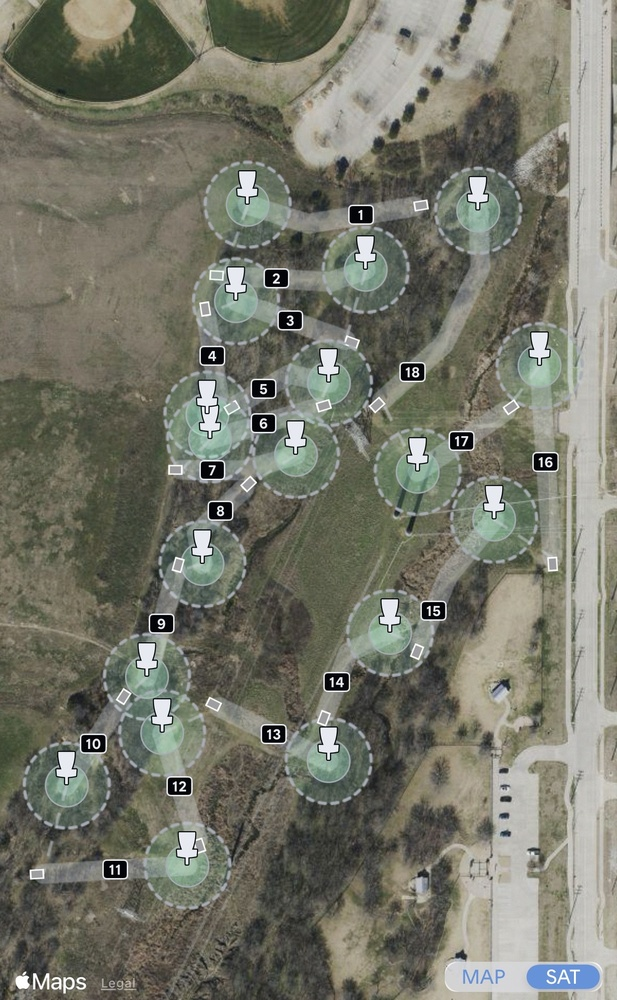
#> input picture resources/ribbon-reference/IMG_5641.jpg, 617 x 1000 px, shrunk from 1290 x 2091 before the run
$ python white_rect_scale_probe.py
#> lines starting #> are read from the running program, lines starting #| are printed output that depends on the picture; after the words box and inside, x2 and y2 are one past the last pixel; in counts of white or black regions, pixels touching at a corner belong together
#!/usr/bin/env python3
"""White-rectangular-FRAME map-scale probe.

Tee pads render as a white rectangular RIM around a darker interior — a
frame, not a filled blob. Frames are a far rarer shape than bright pixels
generally: putting-circle (C2) dashes, path dashes, buildings, and parking
stripes are either filled or hole-less, so requiring an enclosed interior
hole rejects them without knowing what they are. Pad frames are painted on
the terrain itself, so their pixel size tracks map zoom directly — the
median frame major-axis is a candidate worldScale anchor that assumes
nothing about how UDisc scales its UI chrome.

Run on two captures of the same course at different zooms (IMG_5641 vs the
stitched ReferenceStitch): if the median frame-size ratio matches the known
terrain ratio (~1.5x), white-frame masking is a valid per-image scale base
for sizing the tuned tee detectors.

Usage: python3 scripts/cv-probes/white_rect_scale_probe.py [--render]
"""
import argparse, json, sys
from pathlib import Path
import numpy as np
import cv2

REPO = Path(__file__).resolve().parents[2]
INPUTS = [
    REPO / 'resources/ribbon-reference/IMG_5641.jpg',
    REPO / 'resources/real-capture/ReferenceStitch.png',
]
OUT = REPO / 'scripts/cv-probes/hole-path-results'

# Bright mask: same spirit as teePadDetection's putting-circle brightness
# gate (high value, low saturation), but standalone.
VALUE_MIN = 175
SATURATION_MAX = 60
# Frame gates (unitless / relative, so they hold at any zoom):
MIN_RECT_MAJOR_PX = 10       # below this a rim is sub-pixel mush at any plausible zoom
MAX_AREA_FRACTION = 1e-3     # drop buildings/roads relative to image area
ASPECT_MIN, ASPECT_MAX = 1.05, 2.2  # pad outer aspect measured 1.38-1.47; loose band
RECTANGULARITY_MIN = 0.75    # outer contour area / minAreaRect area
HOLE_FRACTION_MIN = 0.25     # interior hole area / outer contour area: frames are mostly hole
FRAME_FILL_MAX = 0.75        # 1 - hole fraction bound from the other side (reject near-filled)
BORDER_MARGIN_PX = 4
# Interior brightness: pad interiors are mid-gray terrain paint; number-badge
# interiors are near-black UI fill. This is the one gate that splits the two
# frame families when their pixel sizes overlap (they do on the stitch).
INTERIOR_VALUE_MIN = 70
INTERIOR_VALUE_MAX = 220


def analyze(path: Path, render: bool):
#> called with render = False
    bgr = cv2.imread(str(path))
#> bgr is the input picture: shape (1000, 617, 3); mean B, G, R 105.9, 118.6, 117.8
    if bgr is None:
        return {'path': str(path), 'error': 'unreadable'}
    hsv = cv2.cvtColor(bgr, cv2.COLOR_BGR2HSV)
#> hsv: shape (1000, 617, 3); mean H, S, V 36.7, 38.2, 121.2
    mask = ((hsv[..., 2] >= VALUE_MIN) & (hsv[..., 1] <= SATURATION_MAX)).astype(np.uint8)
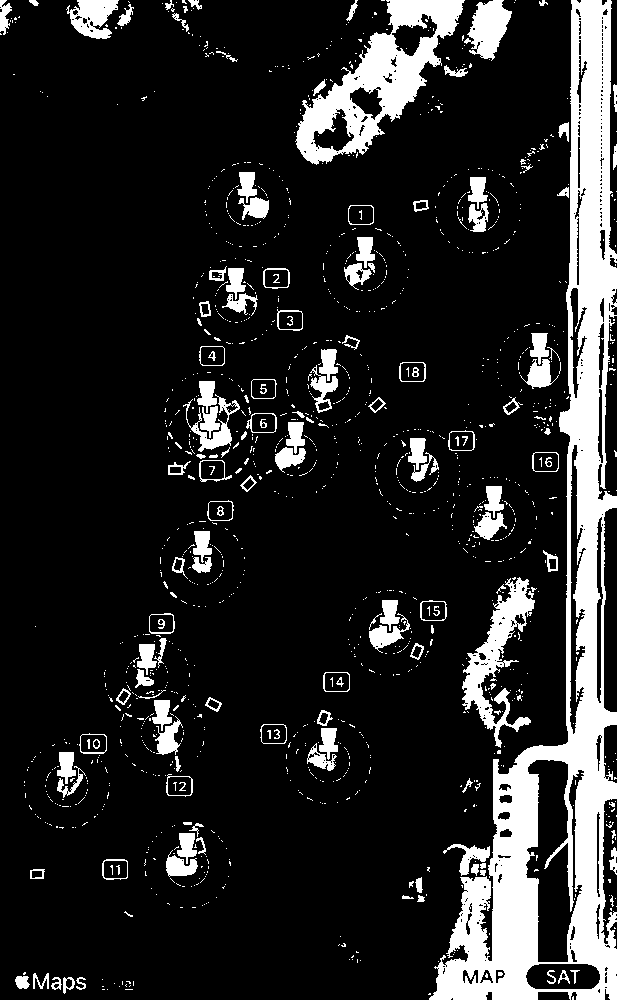
#> mask: shape (1000, 617); values 0 (black) and 1 (white), 14.7% white; 1375 white regions (1220 under 20 px)
    height, width = mask.shape
#> height = 1000; width = 617
    contours, hierarchy = cv2.findContours(mask, cv2.RETR_CCOMP, cv2.CHAIN_APPROX_SIMPLE)
#> contours = 1763 contours, 1554 with area under 20; largest, box (x1, y1, x2, y2) and area: (429, 0, 617, 1000) 61408, (295, 0, 465, 165) 11759, (525, 759, 585, 963) 7241, (462, 577, 535, 748) 3714, (569, 444, 587, 735) 2169
    majors, kept = [], []
    max_area = MAX_AREA_FRACTION * width * height
#> max_area = 617
    if hierarchy is None:
        hierarchy = np.empty((1, 0, 4), dtype=np.int32)
    for index, contour in enumerate(contours):
        next_i, prev_i, child, parent = hierarchy[0][index]
        if parent != -1:
            continue  # only outer contours
        if child == -1:
            continue  # no interior hole -> not a frame
        outer_area = cv2.contourArea(contour)
        if outer_area <= 0 or outer_area > max_area:
            continue
        (cx, cy), (rw, rh), angle = cv2.minAreaRect(contour)
        major, minor = max(rw, rh), min(rw, rh)
        if major < MIN_RECT_MAJOR_PX or minor < 4:
            continue
        x, y, w, h = cv2.boundingRect(contour)
        if x < BORDER_MARGIN_PX or y < BORDER_MARGIN_PX:
            continue
        if x + w > width - BORDER_MARGIN_PX or y + h > height - BORDER_MARGIN_PX:
            continue
        rect_area = rw * rh
        if rect_area <= 0 or outer_area / rect_area < RECTANGULARITY_MIN:
            continue
        aspect = major / minor
        if not (ASPECT_MIN <= aspect <= ASPECT_MAX):
            continue
        # Sum every interior hole of this outer contour.
        hole_area = 0.0
        cursor = child
        while cursor != -1:
            hole_area += cv2.contourArea(contours[cursor])
            cursor = hierarchy[0][cursor][0]
        hole_fraction = hole_area / outer_area
        frame_fill = (outer_area - hole_area) / outer_area
        if hole_fraction < HOLE_FRACTION_MIN or frame_fill > FRAME_FILL_MAX:
            continue
        # Interior brightness: median V of the non-bright pixels inside the
        # bounding box. Pads read mid-gray; badge interiors read near-black.
        interior = hsv[y:y + h, x:x + w, 2][mask[y:y + h, x:x + w] == 0]
        if interior.size == 0:
            continue
        interior_value = float(np.median(interior))
        if not (INTERIOR_VALUE_MIN <= interior_value <= INTERIOR_VALUE_MAX):
            continue
        majors.append(float(major))
        kept.append((x, y, w, h, float(major), float(aspect), float(hole_fraction)))
#> this loop made 1763 passes
#> (contour, next_i, prev_i, child, parent) on passes 1 to 3: ([[573, 996], [572, 997], [572, 999], [573, 999]], 1, -1, -1, -1), ([[429, 993], [428, 994], [430, 994], [430, 993]], 2, 0, -1, -1), ([[125, 989], [132, 989]], 3, 1, -1, -1)
#> after the loop, kept = 8 items; majors = [14, 14.31, 14.42, 14.76, 14.85, 14.14, 14.8, 14.47]
    majors_arr = np.array(majors)
#> majors_arr has the same summary as majors
    result = {
        'path': str(path.relative_to(REPO)),
        'imageWidthPx': int(width),
        'imageHeightPx': int(height),
        'frames': len(majors),
        'medianMajorPx': round(float(np.median(majors_arr)), 1) if len(majors) else None,
        'p25MajorPx': round(float(np.percentile(majors_arr, 25)), 1) if len(majors) else None,
        'p75MajorPx': round(float(np.percentile(majors_arr, 75)), 1) if len(majors) else None,
        'majorsPx': sorted(round(m, 1) for m in majors),
    }
#> result = {'path': 'resources/ribbon-reference/IMG_5641.jpg', 'imageWidthPx': 617, 'imageHeightPx': 1000, 'frames': 8, 'medianMajorPx': 14.4, 'p25MajorPx': 14.3, 'p75MajorPx': 14.8, 'majorsPx': [14, 14.1, 14.3, 14.4, 14.5, 14.8, 14.8, 14.8]}
    if render:
        overlay = bgr.copy()
        for x, y, w, h, major, aspect, hole_fraction in kept:
            cv2.rectangle(overlay, (x, y), (x + w, y + h), (0, 0, 255), 2)
            cv2.putText(overlay, f'{major:.0f}', (x, max(12, y - 4)), cv2.FONT_HERSHEY_SIMPLEX, 0.45, (0, 0, 255), 1)
        out_path = OUT / f'white-rect-scale-{path.stem}.png'
        cv2.imwrite(str(out_path), overlay)
        result['renderPath'] = str(out_path.relative_to(REPO))
    return result


def main():
    parser = argparse.ArgumentParser()
    parser.add_argument('--render', action='store_true', help='write per-image overlays of kept frames')
    args = parser.parse_args()
    rows = [analyze(path, args.render) for path in INPUTS]
    print(json.dumps(rows, indent=2))
    if len(rows) == 2 and rows[0].get('medianMajorPx') and rows[1].get('medianMajorPx'):
        ratio = rows[1]['medianMajorPx'] / rows[0]['medianMajorPx']
        print(f"median white-frame ratio (stitch / IMG_5641): {ratio:.3f}", file=sys.stderr)


if __name__ == '__main__':
    main()
